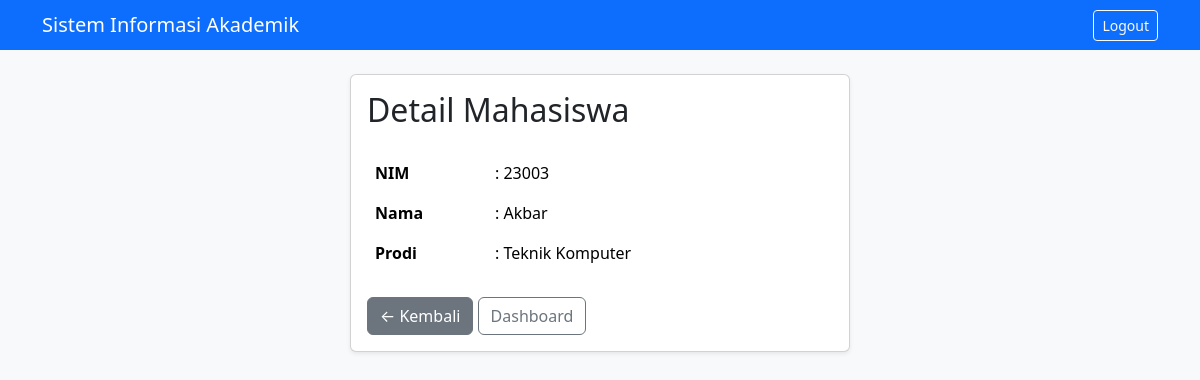
The app's page /public/mahasiswa?url=mahasiswa/detail&nim=23003 (signed in) with its own data.
### tables this page shows
CREATE TABLE `mahasiswa` (
  `id` int NOT NULL,
  `nim` varchar(20) NOT NULL,
  `nama` varchar(100) NOT NULL,
  `prodi` varchar(100) NOT NULL,
  `dosen_id` int DEFAULT NULL
);

### app/Controllers/MahasiswaController.php (called while the page is built, shortened)
<?php
require_once __DIR__ . '/../Models/Mahasiswa.php';
class MahasiswaController
{
    public function detail()
    {
        global $pdo;
        $model = new Mahasiswa($pdo);
        $nim = $_GET['nim'] ?? '';
        $mahasiswa = $model->getByNim($nim);
        require_once __DIR__ . '/../Views/mahasiswa/detail.php';
    }
}

### public/index.php (called while the page is built)
<?php
require_once __DIR__ . '/../routes/web.php';

### app/Models/Mahasiswa.php (called while the page is built, shortened)
<?php
class Mahasiswa
{
    private $pdo;
    public function __construct($pdo)
    {
        $this->pdo = $pdo;
    }
    public function getByNim($nim)
    {
        $stmt = $this->pdo->prepare(
            "SELECT * FROM mahasiswa WHERE nim = :nim LIMIT 1"
        );
        $stmt->execute(['nim' => $nim]);
        return $stmt->fetch(PDO::FETCH_ASSOC);
    }
}

### app/Views/mahasiswa/detail.php (the view, shortened to what this page needs)
<!DOCTYPE html>
<html lang="id">
<head>
    <link href="https://cdn.jsdelivr.net/npm/bootstrap@5.3.3/dist/css/bootstrap.min.css" rel="stylesheet">
</head>
<body class="bg-light">
    <nav class="navbar navbar-dark bg-primary mb-4">
        <div class="container d-flex justify-content-between align-items-center">
            <span class="navbar-brand mb-0 h1">Sistem Informasi Akademik</span>
            <div>
                <a href="/wildan-si-akademik/public/logout" class="btn btn-sm btn-outline-light">Logout</a>
            </div>
        </div>
    </nav>
    <div class="container">
        <div class="card shadow-sm" style="max-width: 500px; margin: 0 auto;">
            <div class="card-body">
                <h2 class="card-title mb-4">Detail Mahasiswa</h2>
                <?php if ($mahasiswa): ?>
                    <table class="table table-borderless mb-4">
                        <tr>
                            <th style="width: 120px;">NIM</th>
                            <td>: <?= htmlspecialchars($mahasiswa['nim']); ?></td>
                        </tr>
                        <tr>
                            <th>Nama</th>
                            <td>: <?= htmlspecialchars($mahasiswa['nama']); ?></td>
                        </tr>
                        <tr>
                            <th>Prodi</th>
                            <td>: <?= htmlspecialchars($mahasiswa['prodi']); ?></td>
                        </tr>
                    </table>
                <?php else: ?>
                    <div class="alert alert-warning">Data mahasiswa tidak ditemukan.</div>
                <?php endif; ?>
                <a href="?url=mahasiswa" class="btn btn-secondary">&larr; Kembali</a>
                <a href="/wildan-si-akademik/public/dashboard" class="btn btn-outline-secondary">Dashboard</a>
            </div>
        </div>
    </div>
</body>
</html>

### records on screen
mahasiswa: nim "23003", nama "Akbar", prodi "Teknik Komputer"
